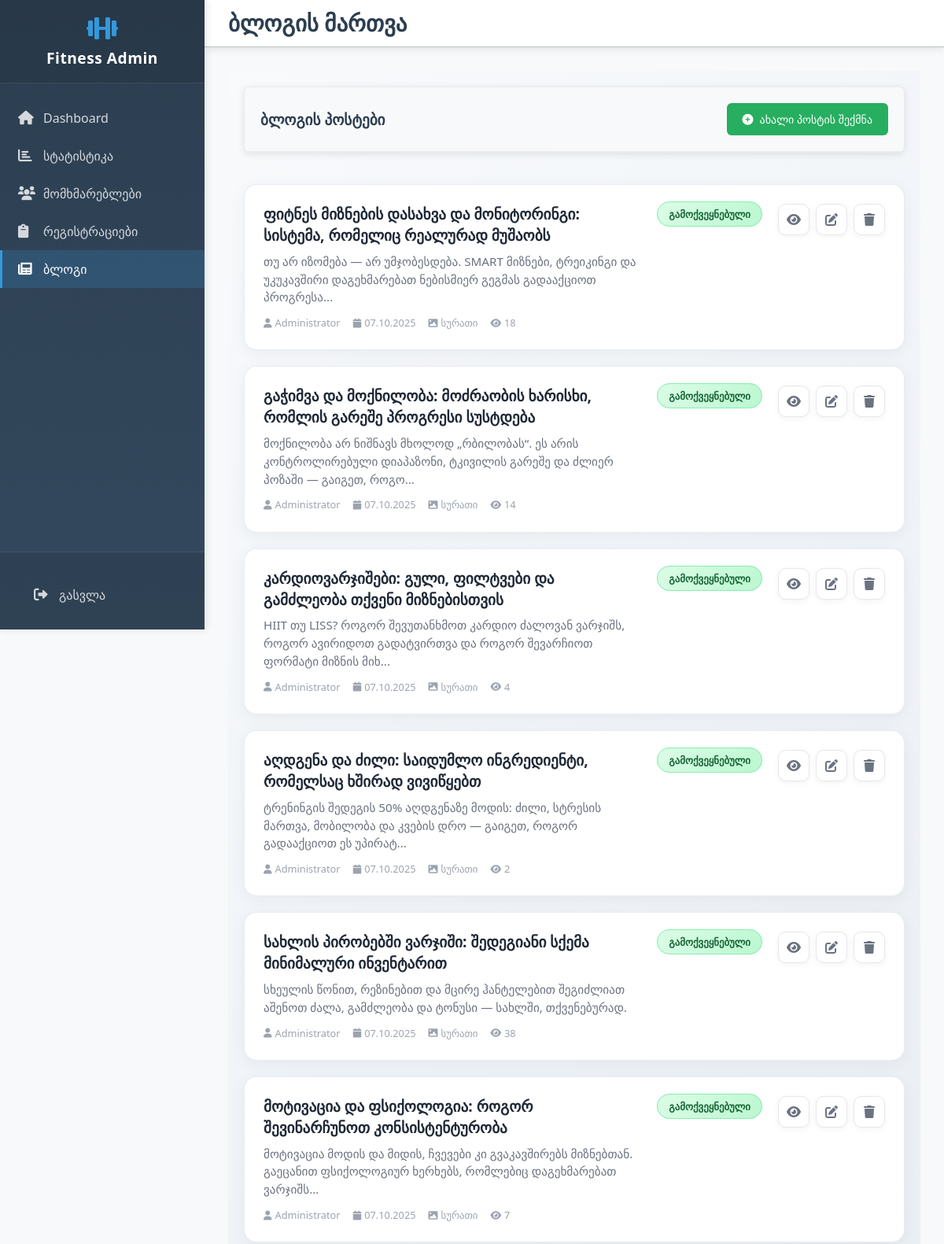
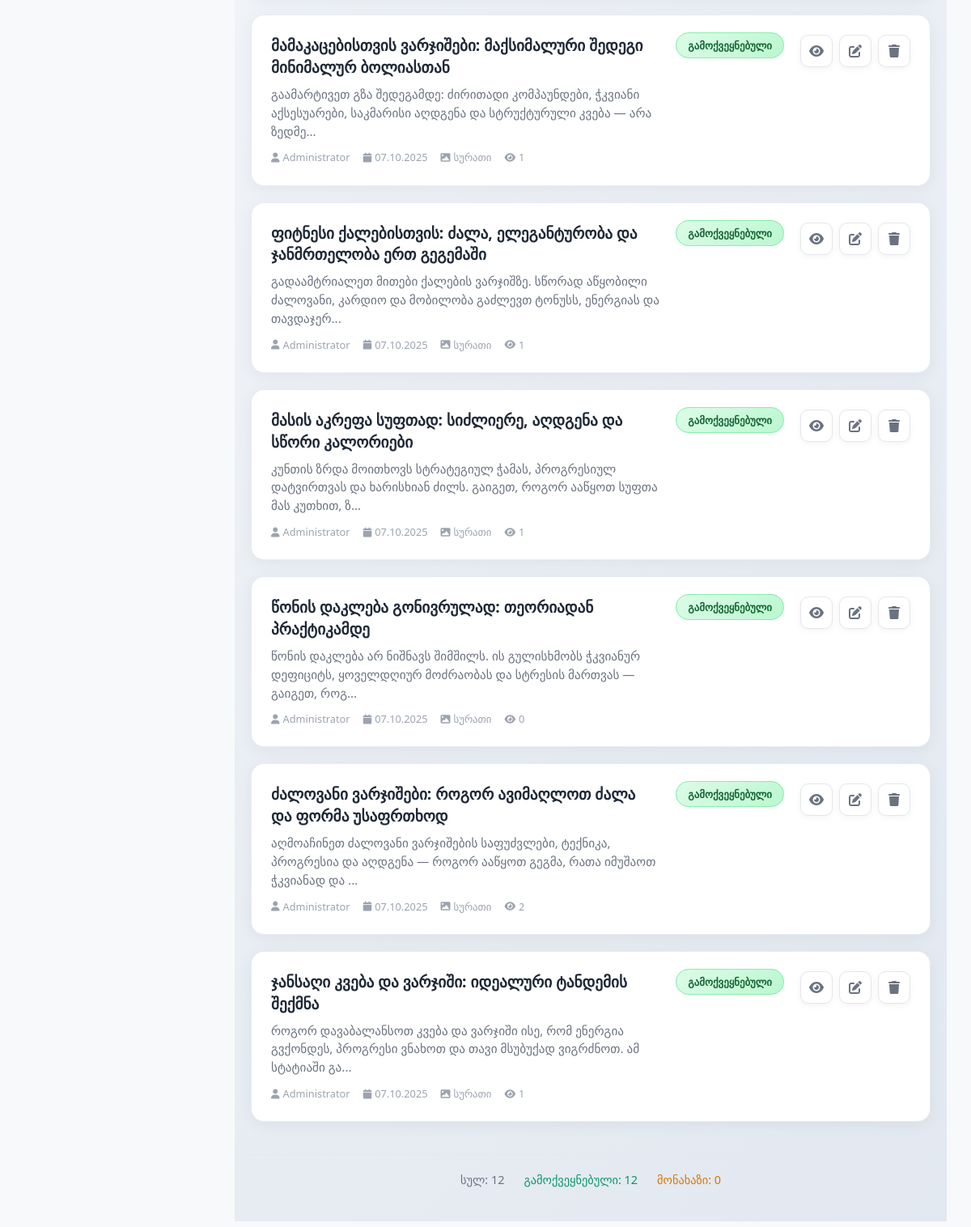
Screenshot of /admin/blog (signed in) with the database file from the repository (2 pictures, top to bottom).
### src/models/blog.py (models this page shows, shortened)
class BlogPost(db.Model):
    __tablename__ = 'blog_posts'
    id = db.Column(db.Integer, primary_key=True)
    title = db.Column(db.String(200), nullable=False)
    content = db.Column(db.Text, nullable=False)
    excerpt = db.Column(db.String(300))
    slug = db.Column(db.String(200), unique=True, nullable=False)
    featured_image = db.Column(db.String(100))
    created_at = db.Column(db.DateTime, default=datetime.utcnow)
    updated_at = db.Column(db.DateTime, default=datetime.utcnow, onupdate=datetime.utcnow)
    published = db.Column(db.Boolean, default=True)
    author_id = db.Column(db.Integer, db.ForeignKey('user_accounts.id'), nullable=False)
    views = db.Column(db.Integer, default=0)
    author = db.relationship('UserAccount', backref=db.backref('blog_posts', lazy=True))

### src/models/user.py (models this page shows, shortened)
class UserAccount(db.Model, UserMixin):
    __tablename__ = 'user_accounts'
    id = db.Column(db.Integer, primary_key=True)
    name = db.Column(db.String(100), nullable=False)
    username = db.Column(db.String(50), unique=True, nullable=False)
    password_hash = db.Column(db.String(256), nullable=False)
    birthdate = db.Column(db.Date, nullable=False)
    gender = db.Column(db.String(10), nullable=False)
    profile_image = db.Column(db.String(255), nullable=True)
    registrations = db.relationship('ProgramRegistration', back_populates='user', cascade='all, delete-orphan')

### src/views/admin/routes.py (the view)
@admin_bp.route('/blog')
@login_required
@admin_required
def blog_management():
    try:
        posts = BlogPost.query.order_by(desc(BlogPost.created_at)).all()
    except:
        posts = []
    return render_template('admin/blog_management.html', posts=posts)

### src/views/admin/routes.py (called while the page is built)
def admin_required(f):
    @wraps(f)
    def decorated_function(*args, **kwargs):
        if not current_user.is_authenticated:
            flash("ადმინისტრაციული უფლებები საჭიროა.", "danger")
            return redirect(url_for('auth.login'))
        if current_user.username not in ['admin', 'administrator']:  # Simple check for now
            flash("ადმინისტრაციული უფლებები არ გაქვთ.", "danger")
            return redirect(url_for('main.index'))
        return f(*args, **kwargs)
    return decorated_function

### src/templates/admin/blog_management.html (shortened to what this page needs)
{% extends "admin/base.html" %}
{% block page_title %}ბლოგის მართვა{% endblock %}
{% block content %}
<div class="blog-management-wrapper">
    <div class="blog-management">
        <div class="card" style="margin-bottom: 40px;">
            <div class="card-header d-flex justify-content-between align-items-center">
                <h3 class="card-title">ბლოგის პოსტები</h3>
                <a href="{{ url_for('admin.create_post') }}" class="btn btn-success">
                    <i class="fas fa-plus-circle"></i>
                    ახალი პოსტის შექმნა
                </a>
            </div>
        </div>
        {% if posts %}
        <div class="posts-container">
            {% for post in posts %}
            <div class="post-item">
                <div class="post-content">
                    <div class="post-main">
                        <h3 class="post-title">{{ post.title }}</h3>
                        {% if post.excerpt %}
                        <p class="post-excerpt">{{ post.excerpt[:120] }}{{ '...' if post.excerpt|length > 120 else '' }}</p>
                        {% endif %}
                        <div class="post-meta">
                            <span class="meta-item">
                                <i class="fas fa-user"></i>
                                {{ post.author.name if post.author else 'Admin' }}
                            </span>
                            <span class="meta-item">
                                <i class="fas fa-calendar"></i>
                                {{ post.created_at.strftime('%d.%m.%Y') }}
                            </span>
                            {% if post.featured_image %}
                            <span class="meta-item">
                                <i class="fas fa-image"></i>
                                სურათი
                            </span>
                            {% endif %}
                            <span class="meta-item">
                                <i class="fas fa-eye"></i>
                                {{ post.views or 0 }}
                            </span>
                        </div>
                    </div>
                    <div class="post-status">
                        {% if post.published %}
                            <span class="status published">გამოქვეყნებული</span>
                        {% else %}
                            <span class="status draft">მონახაზი</span>
                        {% endif %}
                    </div>
                </div>
                <div class="post-actions">
                    {% if post.published %}
                    <a href="{{ url_for('blog.post_detail', slug=post.slug) }}"
                       class="action-btn view" target="_blank" title="ნახვა">
                        <i class="fas fa-eye"></i>
                    </a>
                    {% endif %}
                    <a href="{{ url_for('admin.edit_post', post_id=post.id) }}"
                       class="action-btn edit" title="რედაქტირება">
                        <i class="fas fa-edit"></i>
                    </a>
                    <form method="POST" action="{{ url_for('admin.delete_post', id=post.id) }}" class="inline-form">
                        <button type="submit" class="action-btn delete"
                                onclick="return confirm('დარწმუნებული ხართ პოსტის წაშლაში?')" title="წაშლა">
                            <i class="fas fa-trash"></i>
                        </button>
                    </form>
                </div>
            </div>
            {% endfor %}
        </div>
        <div class="management-footer">
            <div class="stats">
                <span class="stat-item">სულ: {{ posts|length }}</span>
                <span class="stat-item published">გამოქვეყნებული: {{ posts|selectattr('published')|list|length }}</span>
                <span class="stat-item draft">მონახაზი: {{ posts|rejectattr('published')|list|length }}</span>
            </div>
        </div>
        {% endif %}
    </div>
</div>
{% endblock %}
{% block extra_css %}
<link rel="stylesheet" href="{{ url_for('static', filename='css/admin/blog-management.css') }}">
{% endblock %}

### src/static/css/admin/admin.css (style rules this page uses)
:root { --admin-primary: #2c3e50; --admin-secondary: #34495e; --admin-accent: #3498db; --admin-success: #27ae60; --admin-warning: #f39c12; --admin-danger: #e74c3c; --admin-light: #ecf0f1; --admin-dark: #2c3e50; --admin-border: #bdc3c7; --admin-shadow: rgba(0, 0, 0, 0.1); --admin-sidebar-width: 260px; --admin-header-height: 60px; }
* { box-sizing: border-box; }
body { margin: 0; padding: 0; font-family: 'Segoe UI', Tahoma, Geneva, Verdana, sans-serif; background-color: #f8f9fa; color: #2c3e50; }
.card { background: white; border-radius: 8px; box-shadow: 0 2px 10px var(--admin-shadow); border: 1px solid #e9ecef; margin-bottom: 25px; overflow: hidden; }
.card-header { background: #f8f9fa; padding: 20px; border-bottom: 1px solid #e9ecef; }
.card-title { margin: 0; font-size: 1.2rem; font-weight: 600; color: var(--admin-dark); }
.btn { padding: 10px 20px; border-radius: 6px; font-weight: 500; text-decoration: none; display: inline-flex; align-items: center; gap: 8px; transition: all 0.3s ease; border: none; cursor: pointer; font-size: 14px; }
.btn-success { background: var(--admin-success); color: white; }
.d-flex { display: flex !important; }
.justify-content-between { justify-content: space-between !important; }
.align-items-center { align-items: center !important; }

### src/static/css/admin/blog-management.css (style rules this page uses)
.blog-management-wrapper { min-height: 100vh; background: linear-gradient(135deg, #f8fafc 0%, #e2e8f0 100%); padding: 20px; }
.blog-management { max-width: 1200px; margin: 0 auto; }
.posts-container { display: flex; flex-direction: column; gap: 20px; }
.post-item { background: white; border: 1px solid rgba(226, 232, 240, 0.8); border-radius: 16px; padding: 24px; display: flex; justify-content: space-between; align-items: flex-start; transition: all 0.3s ease; box-shadow: 0 4px 20px rgba(0, 0, 0, 0.05); }
.post-content { flex: 1; display: flex; justify-content: space-between; align-items: flex-start; margin-right: 20px; }
.post-main { flex: 1; }
.post-title { font-size: 1.2rem; font-weight: 600; color: #1f2937; margin: 0 0 8px 0; line-height: 1.4; }
.post-excerpt { color: #6b7280; font-size: 0.95rem; line-height: 1.5; margin: 0 0 12px 0; }
.post-meta { display: flex; gap: 16px; flex-wrap: wrap; }
.meta-item { display: flex; align-items: center; gap: 4px; color: #9ca3af; font-size: 0.8rem; }
.meta-item i { font-size: 0.75rem; }
.post-status { margin-left: 20px; }
.status { padding: 6px 14px; border-radius: 20px; font-size: 0.8rem; font-weight: 600; white-space: nowrap; }
.status.published { background: linear-gradient(135deg, #dcfce7 0%, #bbf7d0 100%); color: #166534; border: 1px solid #86efac; }
.post-actions { display: flex; gap: 8px; align-items: center; }
.action-btn { width: 40px; height: 40px; border-radius: 10px; border: 1px solid #e5e7eb; background: white; color: #6b7280; display: flex; align-items: center; justify-content: center; text-decoration: none; transition: all 0.3s ease; cursor: pointer; box-shadow: 0 2px 8px rgba(0, 0, 0, 0.05); }
.inline-form { display: inline; }
.management-footer { margin-top: 40px; padding: 20px 0; border-top: 1px solid rgba(226, 232, 240, 0.8); }
.stats { display: flex; gap: 24px; justify-content: center; }
.stat-item { font-size: 0.9rem; color: #6b7280; font-weight: 500; }
.stat-item.published { color: #059669; }
.stat-item.draft { color: #d97706; }

### rows the page displays
BlogPost: title "ფიტნეს მიზნების დასახვა და მონიტორინგი: სისტემა, რომელიც რეალურად მუშაობს", excerpt "თუ არ იზომება — არ უმჯობესდება. SMART მიზნები, ტრეიკინგი და უკუკავშირი დაგეხმარებათ ნებისმიერ გეგმას გადააქციოთ პროგრესა", excerpt "...", author "Administrator", created_at "07.10.2025", shows "სურათი", views "18", published "გამოქვეყნებული"
BlogPost: title "გაჭიმვა და მოქნილობა: მოძრაობის ხარისხი, რომლის გარეშე პროგრესი სუსტდება", excerpt "მოქნილობა არ ნიშნავს მხოლოდ „რბილობას“. ეს არის კონტროლირებული დიაპაზონი, ტკივილის გარეშე და ძლიერ პოზაში — გაიგეთ, როგო", excerpt "...", author "Administrator", created_at "07.10.2025", shows "სურათი", views "14", published "გამოქვეყნებული"
BlogPost: title "კარდიოვარჯიშები: გული, ფილტვები და გამძლეობა თქვენი მიზნებისთვის", excerpt "HIIT თუ LISS? როგორ შევუთანხმოთ კარდიო ძალოვან ვარჯიშს, როგორ ავირიდოთ გადატვირთვა და როგორ შევარჩიოთ ფორმატი მიზნის მიხ", excerpt "...", author "Administrator", created_at "07.10.2025", shows "სურათი", views "4", published "გამოქვეყნებული"
BlogPost: title "აღდგენა და ძილი: საიდუმლო ინგრედიენტი, რომელსაც ხშირად ვივიწყებთ", excerpt "ტრენინგის შედეგის 50% აღდგენაზე მოდის: ძილი, სტრესის მართვა, მობილობა და კვების დრო — გაიგეთ, როგორ გადააქციოთ ეს უპირატ", excerpt "...", author "Administrator", created_at "07.10.2025", shows "სურათი", views "2", published "გამოქვეყნებული"
BlogPost: title "სახლის პირობებში ვარჯიში: შედეგიანი სქემა მინიმალური ინვენტარით", excerpt "სხეულის წონით, რეზინებით და მცირე ჰანტელებით შეგიძლიათ აშენოთ ძალა, გამძლეობა და ტონუსი — სახლში, თქვენებურად.", author "Administrator", created_at "07.10.2025", shows "სურათი", views "38", published "გამოქვეყნებული"
BlogPost: title "მოტივაცია და ფსიქოლოგია: როგორ შევინარჩუნოთ კონსისტენტურობა", excerpt "მოტივაცია მოდის და მიდის, ჩვევები კი გვაკავშირებს მიზნებთან. გაეცანით ფსიქოლოგიურ ხერხებს, რომლებიც დაგეხმარებათ ვარჯიშს", excerpt "...", author "Administrator", created_at "07.10.2025", shows "სურათი", views "7", published "გამოქვეყნებული"
BlogPost: title "მამაკაცებისთვის ვარჯიშები: მაქსიმალური შედეგი მინიმალურ ბოლიასთან", excerpt "გაამარტივეთ გზა შედეგამდე: ძირითადი კომპაუნდები, ჭკვიანი აქსესუარები, საკმარისი აღდგენა და სტრუქტურული კვება — არა ზედმე", excerpt "...", author "Administrator", created_at "07.10.2025", shows "სურათი", views "1", published "გამოქვეყნებული"
BlogPost: title "ფიტნესი ქალებისთვის: ძალა, ელეგანტურობა და ჯანმრთელობა ერთ გეგემაში", excerpt "გადაამტრიალეთ მითები ქალების ვარჯიშზე. სწორად აწყობილი ძალოვანი, კარდიო და მობილობა გაძლევთ ტონუსს, ენერგიას და თავდაჯერ", excerpt "...", author "Administrator", created_at "07.10.2025", shows "სურათი", views "1", published "გამოქვეყნებული"
BlogPost: title "მასის აკრეფა სუფთად: სიძლიერე, აღდგენა და სწორი კალორიები", excerpt "კუნთის ზრდა მოითხოვს სტრატეგიულ ჭამას, პროგრესიულ დატვირთვას და ხარისხიან ძილს. გაიგეთ, როგორ ააწყოთ სუფთა მას კუთხით, ზ", excerpt "...", author "Administrator", created_at "07.10.2025", shows "სურათი", views "1", published "გამოქვეყნებული"
BlogPost: title "წონის დაკლება გონივრულად: თეორიადან პრაქტიკამდე", excerpt "წონის დაკლება არ ნიშნავს შიმშილს. ის გულისხმობს ჭკვიანურ დეფიციტს, ყოველდღიურ მოძრაობას და სტრესის მართვას — გაიგეთ, როგ", excerpt "...", author "Administrator", created_at "07.10.2025", shows "სურათი", views "0", published "გამოქვეყნებული"
BlogPost: title "ძალოვანი ვარჯიშები: როგორ ავიმაღლოთ ძალა და ფორმა უსაფრთხოდ", excerpt "აღმოაჩინეთ ძალოვანი ვარჯიშების საფუძვლები, ტექნიკა, პროგრესია და აღდგენა — როგორ ააწყოთ გეგმა, რათა იმუშაოთ ჭკვიანად და", excerpt "...", author "Administrator", created_at "07.10.2025", shows "სურათი", views "2", published "გამოქვეყნებული"
BlogPost: title "ჯანსაღი კვება და ვარჯიში: იდეალური ტანდემის შექმნა", excerpt "როგორ დავაბალანსოთ კვება და ვარჯიში ისე, რომ ენერგია გვქონდეს, პროგრესი ვნახოთ და თავი მსუბუქად ვიგრძნოთ. ამ სტატიაში გა", excerpt "...", author "Administrator", created_at "07.10.2025", shows "სურათი", views "1", published "გამოქვეყნებული"

### other values shown
{{ posts|length }} "12"
{{ posts|selectattr('published')|list|length }} "12"
{{ posts|rejectattr('published')|list|length }} "0"
